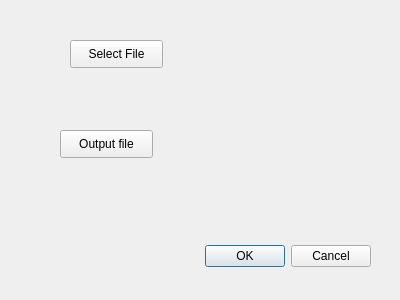
<?xml version="1.0" encoding="UTF-8"?>
<ui version="4.0">
 <class>Dialog</class>
 <widget class="QDialog" name="Dialog">
  <property name="geometry">
   <rect>
    <x>0</x>
    <y>0</y>
    <width>400</width>
    <height>300</height>
   </rect>
  </property>
  <property name="windowTitle">
   <string>Dialog</string>
  </property>
  <widget class="QDialogButtonBox" name="buttonBox">
   <property name="geometry">
    <rect>
     <x>30</x>
     <y>240</y>
     <width>341</width>
     <height>32</height>
    </rect>
   </property>
   <property name="orientation">
    <enum>Qt::Horizontal</enum>
   </property>
   <property name="standardButtons">
    <set>QDialogButtonBox::Cancel|QDialogButtonBox::Ok</set>
   </property>
  </widget>
  <widget class="QPushButton" name="pushButton">
   <property name="geometry">
    <rect>
     <x>70</x>
     <y>40</y>
     <width>93</width>
     <height>28</height>
    </rect>
   </property>
   <property name="text">
    <string>Select File</string>
   </property>
  </widget>
  <widget class="QPushButton" name="pushButton_2">
   <property name="geometry">
    <rect>
     <x>60</x>
     <y>130</y>
     <width>93</width>
     <height>28</height>
    </rect>
   </property>
   <property name="text">
    <string>Output file</string>
   </property>
  </widget>
 </widget>
 <resources/>
 <connections>
  <connection>
   <sender>buttonBox</sender>
   <signal>accepted()</signal>
   <receiver>Dialog</receiver>
   <slot>accept()</slot>
   <hints>
    <hint type="sourcelabel">
     <x>248</x>
     <y>254</y>
    </hint>
    <hint type="destinationlabel">
     <x>157</x>
     <y>274</y>
    </hint>
   </hints>
  </connection>
  <connection>
   <sender>buttonBox</sender>
   <signal>rejected()</signal>
   <receiver>Dialog</receiver>
   <slot>reject()</slot>
   <hints>
    <hint type="sourcelabel">
     <x>316</x>
     <y>260</y>
    </hint>
    <hint type="destinationlabel">
     <x>286</x>
     <y>274</y>
    </hint>
   </hints>
  </connection>
 </connections>
</ui>
